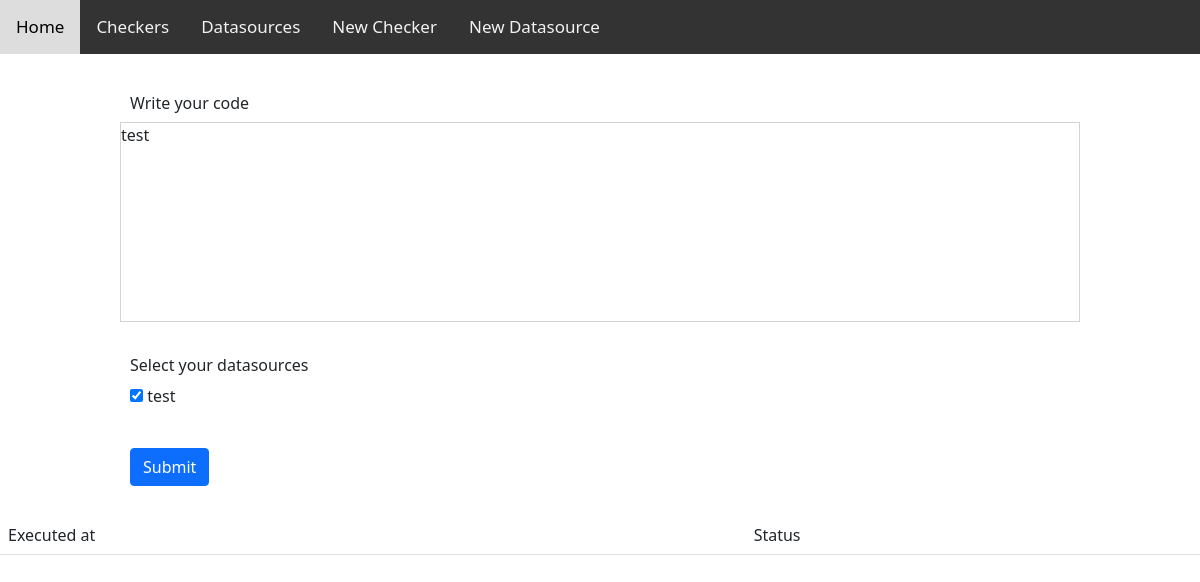
The app's page /checkers/2, older data.
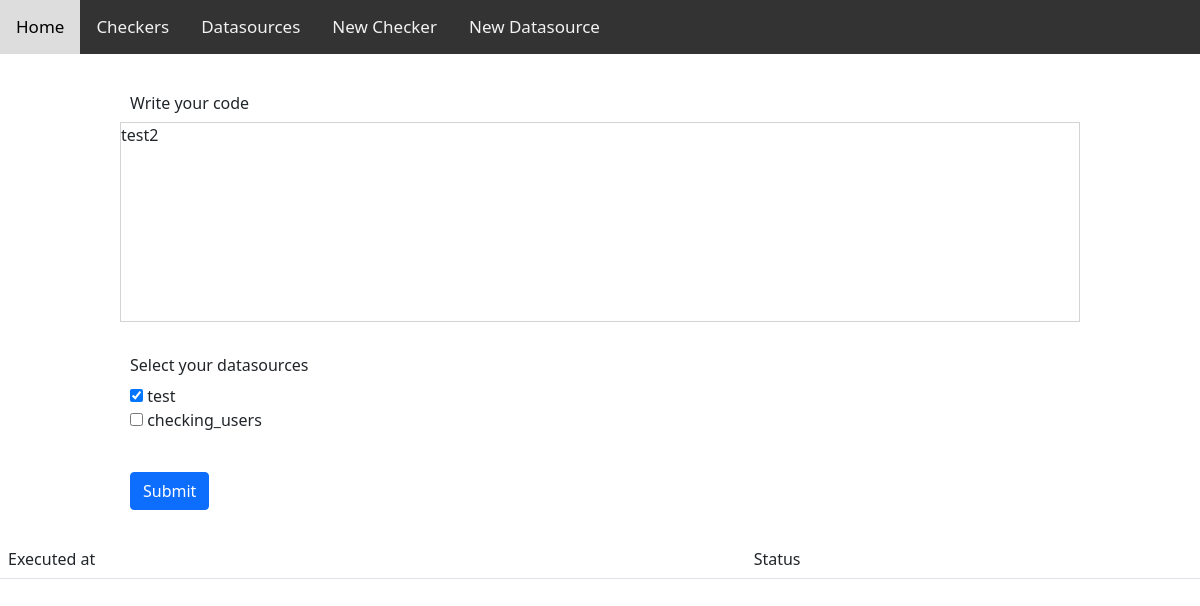
The same page, newer data.
### tables this page shows
CREATE TABLE CHECKER (id INTEGER primary key AUTOINCREMENT, desc TEXT, status TEXT);

CREATE TABLE DATASOURCE (id INTEGER primary key AUTOINCREMENT, name TEXT, code TEXT);

### front_end/server/app.py (the view)
@app.route("/checkers/<id>")
def edit_checkers(id):
    db = sqlite3.connect(db_path)
    cur = db.cursor()
    cur.execute("SELECT name, id FROM datasource")
    datasources = cur.fetchall()
    cur.execute("SELECT id, desc FROM checker where id = ?", [id])
    checker = cur.fetchone()
    selected_datasources = cur.execute(
        "SELECT datasource_id FROM checker_datasource where checker_id = ?", [id])
    selected_datasources = [ds[0] for ds in selected_datasources]
    executions = cur.execute(
        "SELECT run_at, status FROM checker_execution where checker_id = ? order by run_at desc", [id])
    return render_template("checker_form.html", datasources=datasources, checker=checker,
                           selected_datasources=selected_datasources,
                           executions=executions)

### front_end/server/templates/checker_form.html (shortened to what this page needs)
<html>
    {% include 'header.html' %}
<body>
    {% include 'menu.html' %}
    <form id="checker">
        <label for="code" class="col-form-label">Write your code</label><br />
        <div id="editor">{{checker[1]}}</div>
        <textarea cols="60" rows="16" name="desc" id="desc" style="display: none;">{{checker[1]}}</textarea><br />
        <label class="col-form-label">Select your datasources </label><br />
        {% for ds in datasources %}
            <input type="checkbox" {{ 'checked' if ds[1] in selected_datasources else 'Continue' }} name="datasources" value="{{ds[1]}}" /> {{ds[0]}} <br />
        {% endfor %}
        <input type="submit" class="btn btn-primary" />
    </form>
    {% if executions != None %}
        <table class="table">
            <tr>
                <td>Executed at</td>
                <td>Status</td>
            </tr>
    {% endif %}
</body>
</html>

Row changes from the older to the newer data that the page shows:
changed CHECKER: desc "test" → "test2"
added DATASOURCE: name "checking_users"
